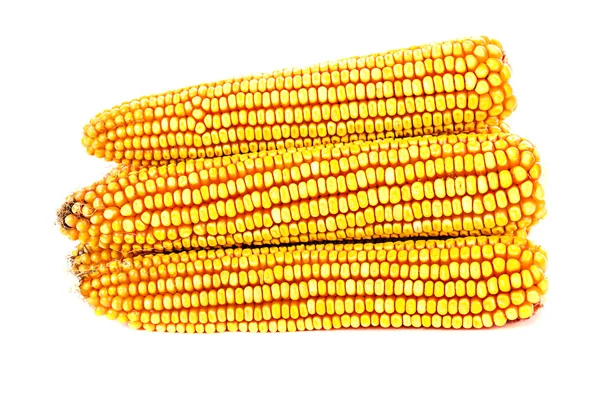
#> input picture images/corn/16.jpg, 600 x 400 px, found by its file name
$ python e.py
#> lines starting #> are read from the running program, lines starting #| are printed output that depends on the picture; after the words box and inside, x2 and y2 are one past the last pixel; in counts of white or black regions, pixels touching at a corner belong together
##Color identification and count of kernels##
# Import the necessary libraries
import cv2
import numpy as np

# Load the image of the plant
image = cv2.imread(r'C:\Users\C.GOUTHAM\Desktop\Deepcorn\images\corn\16.jpg')
#> image is the input picture: shape (400, 600, 3); mean B, G, R 154.9, 216.7, 244.2

# Convert the image to grayscale
gray = cv2.cvtColor(image, cv2.COLOR_BGR2GRAY)

# Convert the image to HSV color space
hsv_image = cv2.cvtColor(image, cv2.COLOR_BGR2HSV)
#> hsv_image: shape (400, 600, 3); mean H, S, V 12.3, 99.7, 244.3

# Apply a Gaussian blur to reduce noise
blurred = cv2.GaussianBlur(gray, (5, 5), 0)
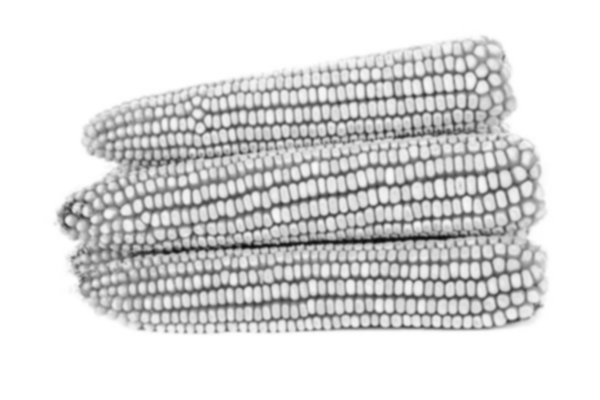
#> blurred: shape (400, 600); min 11, max 255, mean 217.9

# Define the lower and upper bounds for yellow color in HSV
lower_yellow = np.array([20, 100, 100])
upper_yellow = np.array([30, 255, 255])

# Create a mask for yellow color
mask = cv2.inRange(hsv_image, lower_yellow, upper_yellow)
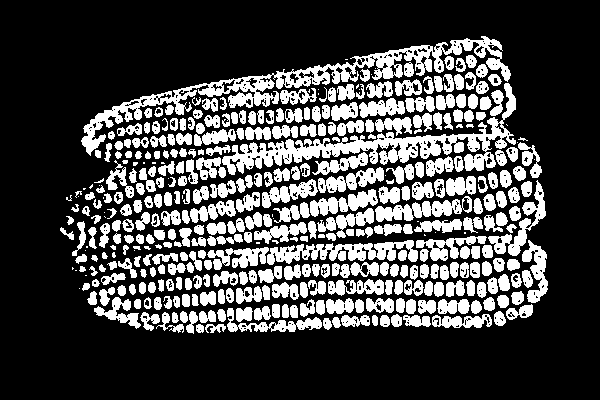
#> mask: shape (400, 600); 27.4% white; 396 white regions (45 under 20 px), largest, box (x1, y1, x2, y2) and area: (81, 36, 511, 156) 6395, (222, 83, 516, 175) 5522, (267, 240, 418, 265) 1869

# Apply the mask to the original image
yellow_image = cv2.bitwise_and(image, image, mask=mask)
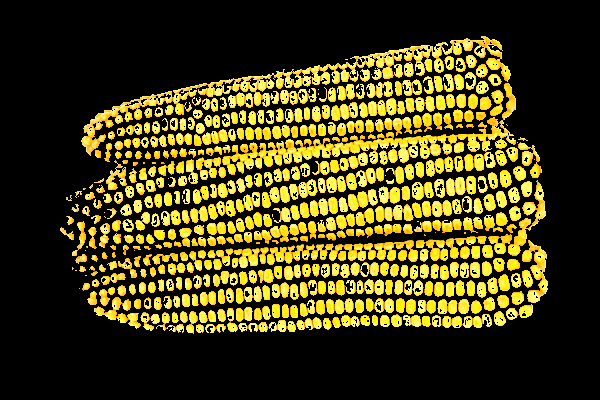
#> yellow_image: shape (400, 600, 3); mean B, G, R 18.9, 61.9, 68.8

# Apply adaptive thresholding to segment the image
thresh = cv2.adaptiveThreshold(blurred, 255, cv2.ADAPTIVE_THRESH_MEAN_C, cv2.THRESH_BINARY_INV, 11, 4)
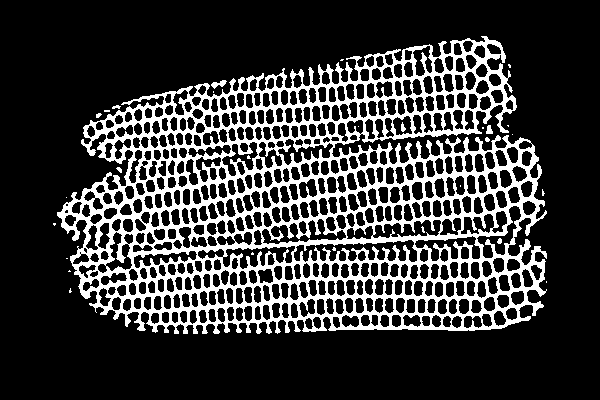
#> thresh: shape (400, 600); 22% white; 29 white regions (21 under 20 px), largest, box (x1, y1, x2, y2) and area: (57, 36, 547, 334) 52303, (211, 80, 227, 89) 71, (486, 125, 493, 134) 46

# Apply a threshold to the grayscale image
_, threshold = cv2.threshold(gray, 127, 255, cv2.THRESH_BINARY)
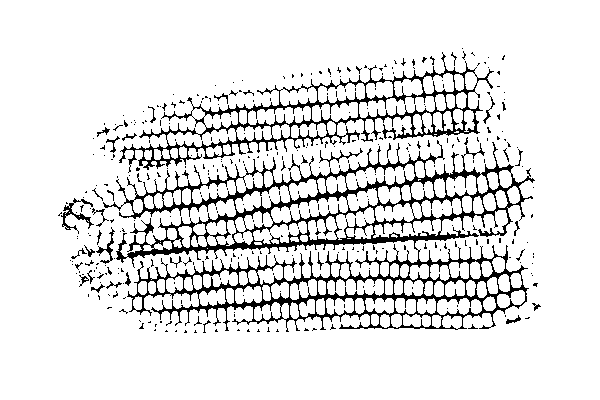
#> threshold: shape (400, 600); 89.2% white; black in thin lines or dots, all inside (x1, y1, x2, y2) = (58, 48, 541, 333)

# Find contours in the thresholded image
contours, _ = cv2.findContours(threshold, cv2.RETR_EXTERNAL, cv2.CHAIN_APPROX_SIMPLE)
#> contours = [[[0, 0], [0, 399], [599, 399], [599, 0]]]

# Iterate over each contour and draw a bounding rectangle around it
for contour in contours:
    x, y, w, h = cv2.boundingRect(contour)
    cv2.rectangle(image, (x, y), (x + w, y + h), (0, 255, 0), 2)
#> this loop made 1 pass
#> (contour, x, y, w, h) on pass 1: ([[0, 0], [0, 399], [599, 399], [599, 0]], 0, 0, 600, 400)
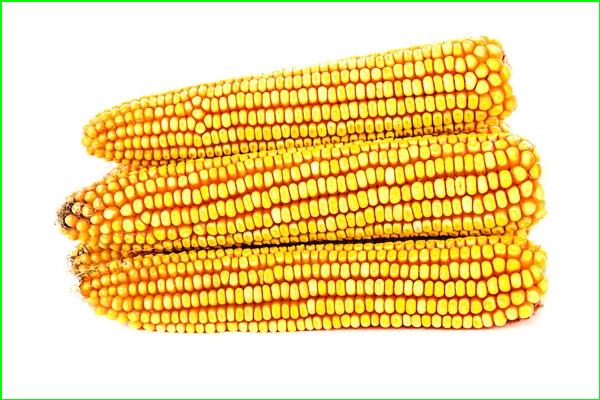
#> image: shape (400, 600, 3); 1.25% of pixels changed, all inside (x1, y1, x2, y2) = (0, 0, 600, 400)

# Find contours in the thresholded image
contours, _ = cv2.findContours(thresh, cv2.RETR_EXTERNAL, cv2.CHAIN_APPROX_SIMPLE)
#> contours = 21 contours, 18 with area under 20; largest, box (x1, y1, x2, y2) and area: (57, 36, 547, 334) 105980, (211, 80, 227, 89) 54, (486, 125, 493, 134) 33

# Initialize a counter to keep track of the number of kernels
kernel_count = 0

# Iterate over the contours and count the kernels
for contour in contours:
    # Calculate the area of the contour
    area = cv2.contourArea(contour)

    # If the area is within a certain range, consider it as a kernel
    if area > 100 and area < 1000:
        kernel_count += 1
#> this loop made 21 passes
#> area on passes 13, 18, 21: 33, 53.5, 105980.5
#> after the loop, kernel_count = 0

# Display the number of kernels
print(f"Number of kernels: {kernel_count}")
#| Number of kernels: 0

# Display the image with the bounding rectangles
cv2.imshow('Plant Seeds', image)
cv2.drawContours(image, contours, -1, (0, 255, 0), 2)
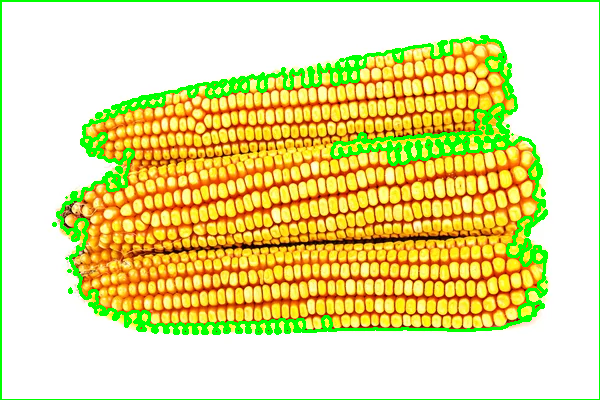
#> image: shape (400, 600, 3); 5.96% of pixels changed, all inside (x1, y1, x2, y2) = (52, 35, 548, 335)
cv2.imshow("Corn Image", image)
cv2.imshow('Yellow Color Image', yellow_image)
cv2.waitKey(0)
cv2.destroyAllWindows()

$ run again, with images/corn/11.jpg copied over images/corn/16.jpg
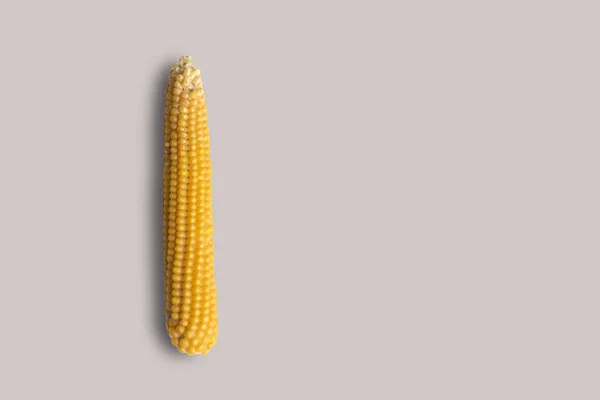
#> input picture images/corn/11.jpg, 600 x 400 px, found by its file name
#> image is the input picture: shape (400, 600, 3); mean B, G, R 189.2, 195.7, 206.9
#> hsv_image: shape (400, 600, 3); mean H, S, V 5.1, 22, 206.9
#> `mask = cv2.inRange(hsv_image, lower_yellow, upper_yellow)`:
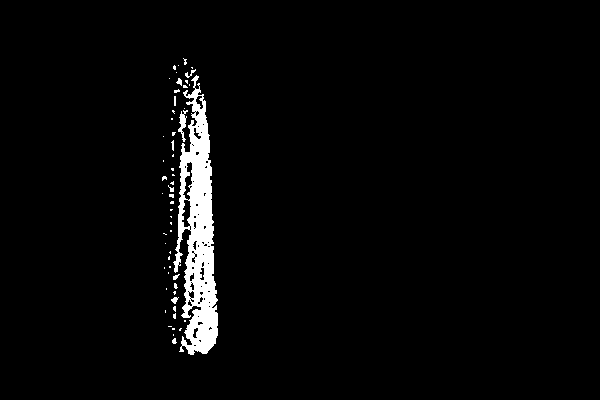
#> mask: shape (400, 600); 3% white; 56 white regions (46 under 20 px), largest, box (x1, y1, x2, y2) and area: (173, 75, 218, 355) 6516, (178, 110, 188, 142) 133, (185, 69, 196, 78) 34
#> thresh: shape (400, 600); 2.8% white; 44 white regions (25 under 20 px), largest, box (x1, y1, x2, y2) and area: (158, 55, 203, 359) 3907, (168, 98, 195, 332) 1189, (186, 277, 208, 353) 341
#> threshold: shape (400, 600); 97.5% white; 39 black regions (37 under 20 px)
#> `contours, _ = cv2.findContours(threshold, cv2.RETR_EXTERNAL, cv2.CHAIN..`: contours = [[[0, 0], [0, 399], [599, 399], [599, 0]]]
#> the loop `for contour in contours:` made 1 pass
#> (contour, x, y, w, h) on pass 1: ([[0, 0], [0, 399], [599, 399], [599, 0]], 0, 0, 600, 400)
#> `contours, _ = cv2.findContours(thresh, cv2.RETR_EXTERNAL, cv2.CHAIN_AP..`: contours = 44 contours, 32 with area under 20; largest, box (x1, y1, x2, y2) and area: (158, 55, 203, 359) 4324, (168, 98, 195, 332) 946, (186, 277, 208, 353) 260, (195, 106, 210, 177) 194, (194, 304, 216, 351) 130
#> the loop `for contour in contours:` made 44 passes
#> area on passes 4, 8, 14, 16, 18, 36, 37, 39: 130, 259.5, 25, 21.5, 22, 193.5, 946, 42
#> after the loop `for contour in contours:`: kernel_count = 4
#| Number of kernels: 4
#> `cv2.drawContours(image, contours, -1, (0, 255, 0), 2)`:
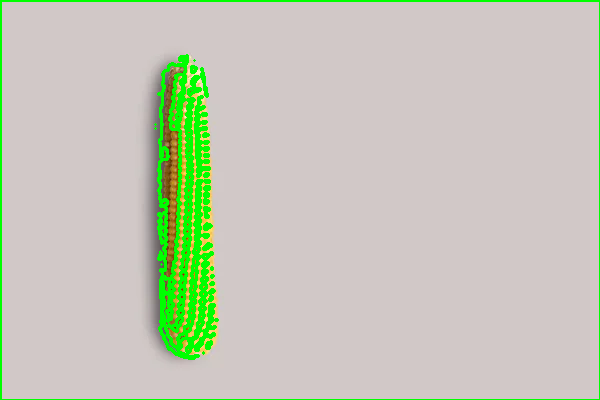
#> image: shape (400, 600, 3); mean B, G, R 184.4, 200.7, 196.8

$ run again, with images/corn/12.jpg copied over images/corn/16.jpg
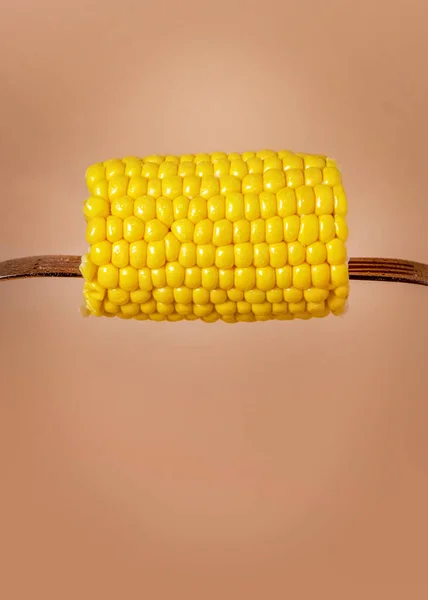
#> input picture images/corn/12.jpg, 428 x 600 px, found by its file name
#> image is the input picture: shape (600, 428, 3); mean B, G, R 95.1, 151.6, 204.3
#> hsv_image: shape (600, 428, 3); mean H, S, V 13.7, 134.8, 204.3
#> `mask = cv2.inRange(hsv_image, lower_yellow, upper_yellow)`:
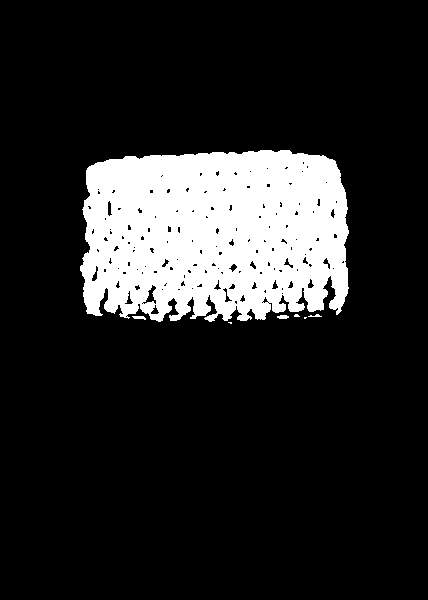
#> mask: shape (600, 428); 15.4% white; 7 white regions (3 under 20 px), largest, box (x1, y1, x2, y2) and area: (80, 150, 349, 322) 39412, (277, 315, 289, 319) 39, (132, 316, 146, 320) 38, (308, 314, 322, 317) 24
#> thresh: shape (600, 428); 6.4% white; 67 white regions (46 under 20 px), largest, box (x1, y1, x2, y2) and area: (81, 149, 349, 323) 12657, (0, 255, 84, 281) 963, (348, 258, 428, 273) 626
#> threshold: shape (600, 428); 97.9% white; 93 black regions (77 under 20 px)
#> `contours, _ = cv2.findContours(threshold, cv2.RETR_EXTERNAL, cv2.CHAIN..`: contours = 17 contours, 16 with area under 20; largest, box (x1, y1, x2, y2) and area: (0, 0, 428, 600) 252108
#> the loop `for contour in contours:` made 17 passes
#> (x, y, w, h) on passes 2, 4, 6, 7, 9, 10, 11, 13: (416, 275, 1, 1), (350, 273, 1, 1), (350, 269, 1, 1), (69, 269, 1, 1), (55, 268, 1, 1), (43, 268, 1, 1), (48, 267, 1, 1), (62, 263, 1, 1)
#> `contours, _ = cv2.findContours(thresh, cv2.RETR_EXTERNAL, cv2.CHAIN_AP..`: contours = 50 contours, 34 with area under 20; largest, box (x1, y1, x2, y2) and area: (81, 149, 349, 323) 22798, (0, 255, 84, 281) 832, (348, 258, 428, 273) 470, (348, 274, 428, 286) 286, (114, 158, 131, 199) 173
#> the loop `for contour in contours:` made 50 passes
#> area on passes 1, 2, 5, 9, 12, 14, 15, 20: 27.5, 90.5, 286, 46, 470.5, 832, 131.5, 98
#> after the loop `for contour in contours:`: kernel_count = 7
#| Number of kernels: 7
#> `cv2.drawContours(image, contours, -1, (0, 255, 0), 2)`:
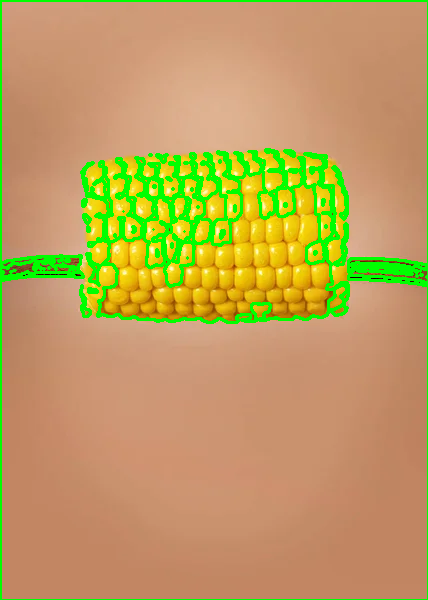
#> image: shape (600, 428, 3); mean B, G, R 92.4, 159.5, 188.7
